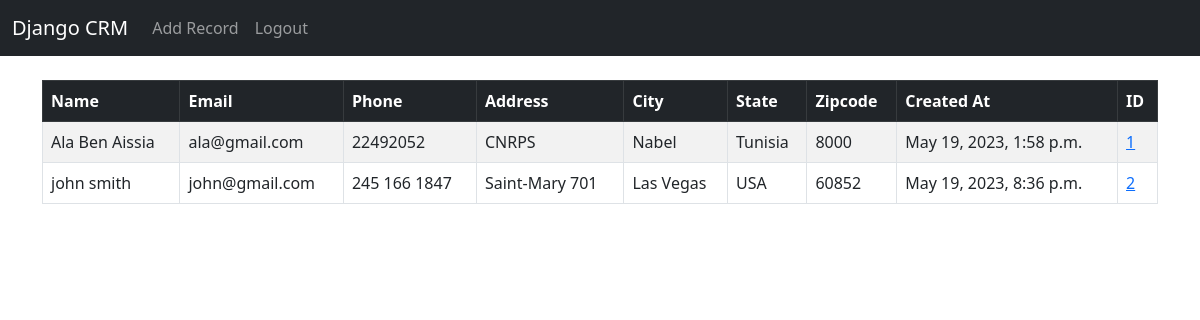
The app's page / (signed in) with its own data.
### app/models.py (models this page shows, shortened)
class Record(models.Model):
    first_name = models.CharField(max_length=50)
    last_name = models.CharField(max_length=50)
    email = models.EmailField(max_length=50)
    phone = models.CharField(max_length=50)
    state = models.CharField(max_length=50)
    city = models.CharField(max_length=50)
    zipcode = models.CharField(max_length=50)
    address = models.CharField(max_length=50)
    created_at = models.DateTimeField(auto_now_add=True)

### app/views.py (the view, shortened to what this page needs)
# urls.py: path('', home, name='home'),
def home (request):
    records = Record.objects.all()
    context = {'records': records}
    return render(request, 'home.html', context)

### templates/home.html (shortened to what this page needs)
{% extends 'base.html' %}
{% block content %}
{% if request.user.is_authenticated %}
<table class="table table-striped table-hover table-bordered">
    <thead class="table-dark">
      <tr>
        <th scope="col">Name</th>
        <th scope="col">Email</th>
        <th scope="col">Phone</th>
        <th scope="col">Address</th>
        <th scope="col">City</th>
        <th scope="col">State</th>
        <th scope="col">Zipcode</th>
        <th scope="col">Created At</th>
        <th scope="col">ID</th>
      </tr>
    </thead>
    {% if records %}
    {% for record in records %}
    <tr>
        <td>{{ record.first_name }} {{ record.last_name }}</td>
        <td>{{ record.email }}</td>
        <td>{{ record.phone }}</td>
        <td>{{ record.address }}</td>
        <td>{{ record.city }}</td>
        <td>{{ record.state }}</td>
        <td>{{ record.zipcode }}</td>
        <td>{{ record.created_at }}</td>
        <td><a href="{% url 'record' record.id %}">{{ record.id }}</a></td>
    </tr>
{% endfor %}
    {% endif %}
</table>
{% endif %}
{% endblock %}

### templates/base.html (shortened to what this page needs)
<!doctype html>
<html lang="en">
  <head>
    <link href="https://cdn.jsdelivr.net/npm/bootstrap@5.3.0-alpha3/dist/css/bootstrap.min.css" rel="stylesheet">
</head>
  <body>
    {% include 'navbar.html' %}
    <div class="container">
      <br/>
      {% block content %}
      {% endblock%}
    </div>
  </body>
</html>

### templates/navbar.html (shortened to what this page needs)
<nav class="navbar navbar-expand-lg navbar-dark bg-dark">
    <div class="container-fluid">
      <a class="navbar-brand" href="{% url 'home' %}">Django CRM</a>
      <div class="collapse navbar-collapse" id="navbarSupportedContent">
        <ul class="navbar-nav me-auto mb-2 mb-lg-0">
          {% if user.is_authenticated %}
          <li class="nav-item">
            <a class="nav-link" href="{% url 'add_record' %}">Add Record</a>
          </li>
          <li class="nav-item" style="float: right;">
            <a class="nav-link" href="{% url 'logout' %}">Logout</a>
          </li>
          {% endif %}
        </ul>
      </div>
    </div>
  </nav>

### records on screen
Record: first_name "Ala", last_name "Ben Aissia", email "ala@gmail.com", phone "22492052", address "CNRPS", city "Nabel", state "Tunisia", zipcode "8000", created_at "May 19, 2023, 1:58 p.m.", id "1"
Record: first_name "john", last_name "smith", email "john@gmail.com", phone "245 166 1847", address "Saint-Mary 701", city "Las Vegas", state "USA", zipcode "60852", created_at "May 19, 2023, 8:36 p.m.", id "2"
